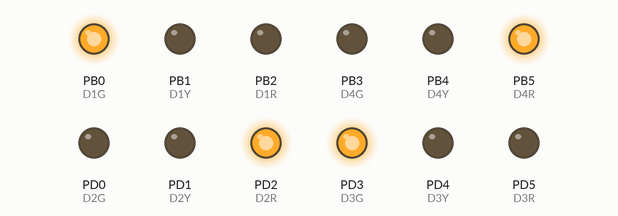
The program below on a simulated ATmega328P, built with avr-gcc and emulated at 1 MHz (the files do not name the chip). On the bench: output pins drawn as LEDs (lit = HIGH).

Above: at 2.5 s.
At 7.5 s:
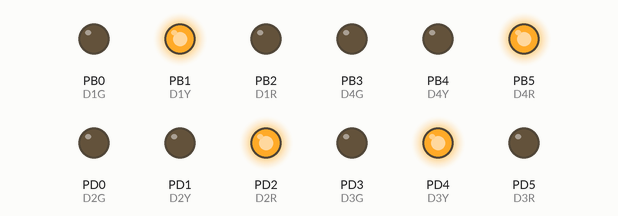
At 12.5 s:
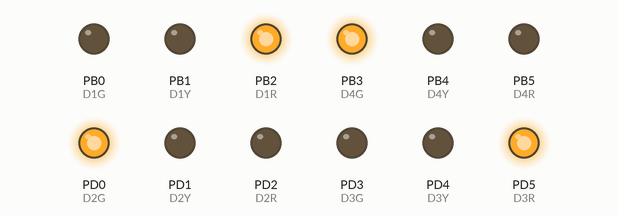
At 16.0 s:
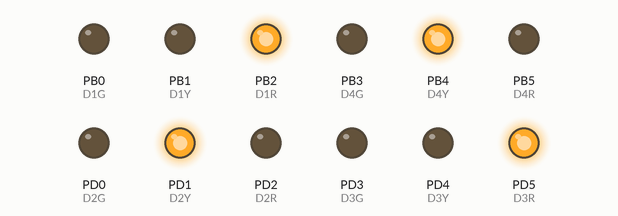
Timing chart, 0 to 22.1 s (numbered marks = the images above):
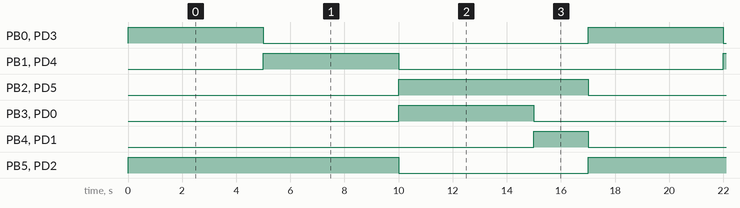

Measured:
- by itself, PB0 (D1G), PB1 (D1Y), PB3 (D4G), PD0 (D2G), PD3 (D3G), PD4 (D3Y): alternates HIGH for 5.0 s and LOW for 12.0 s
- by itself, PB2 (D1R), PD5 (D3R): alternates HIGH for 7.0 s and LOW for 10.0 s
- by itself, PB4 (D4Y), PD1 (D2Y): alternates HIGH for 2.0 s and LOW for 15.0 s
- by itself, PB5 (D4R), PD2 (D2R): alternates HIGH for 10.0 s and LOW for 7.0 s

The program:

main.c
```c
#define F_CPU 1000000UL
#include<avr/io.h>
#include<util/delay.h>
#define D1G  PB0   //direction 1 Green light
#define D1Y  PB1   //direction 1 yellow light
#define D1R  PB2    //direction 1 red light

#define D2G  PD0   //direction 2 Green light
#define D2Y  PD1   //direction 2 yellow light
#define D2R  PD2    //direction 2 red light

#define D3G  PD3   //direction 3 Green light
#define D3Y  PD4   //direction 3 yellow light
#define D3R  PD5    //direction 3 red light

#define D4G  PB3   //direction 4 Green light
#define D4Y  PB4   //direction 4 yellow light
#define D4R  PB5    //direction 4 red light


#define BTN PC6 // reset pin ( We don't need to write extra code for reset pin because it is aldready set as a reset pin,if we click reset the code runs from starting )

void allOff(void)
{
    PORTB = 0;
    PORTD = 0;
}

int main(){
    DDRB = 0x3F;      // PB0-PB5 output
    DDRD = 0x3F;      // PD0-PD5 output

    while(1){
        allOff();
        PORTB |=(1<<D1G);
        PORTD |=(1<<D3G);

        PORTD |=(1<<D2R);
        PORTB |=(1<<D4R);
        _delay_ms(5000);


        allOff();
        PORTB |= (1<<D1Y);
        PORTD |= (1<<D3Y);

        PORTD |= (1<<D2R);
        PORTB |= (1<<D4R);
         _delay_ms(5000);

        allOff();
        PORTD |= (1<<D2G);
        PORTB |= (1<<D4G);

        PORTB |= (1<<D1R);
        PORTD |= (1<<D3R);
        _delay_ms(5000);

        allOff();
        PORTD |= (1<<D2Y);
        PORTB |= (1<<D4Y);

        PORTB |= (1<<D1R);
        PORTD |= (1<<D3R);
        _delay_ms(2000);
}
}
```
